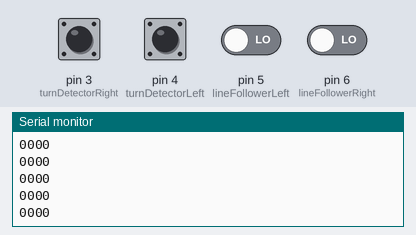
Simulated run of this sketch. Board: Arduino Uno, built with avr-gcc and run on an emulated ATmega328P. Shown: the last lines printed to the serial monitor. Inputs (shaded band) come from the test bench; at power-on: pin 3 (turnDetectorRight), pin 4 (turnDetectorLeft), pin 5 (lineFollowerLeft), pin 6 (lineFollowerRight) LOW.

Above: at 1.7 s.
1.8 s: pin 3 (turnDetectorRight) pulled HIGH for 0.25 s
At 2.11 s:
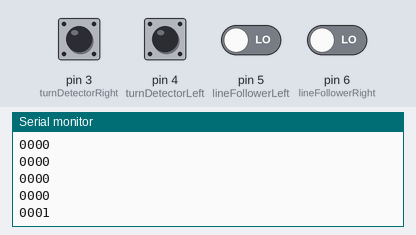
3.5 s: pin 4 (turnDetectorLeft) pulled HIGH for 0.25 s
At 3.71 s:
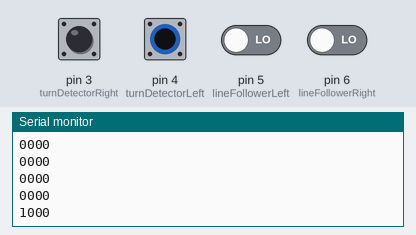
5.2 s: pin 5 (lineFollowerLeft) driven HIGH
At 5.52 s:
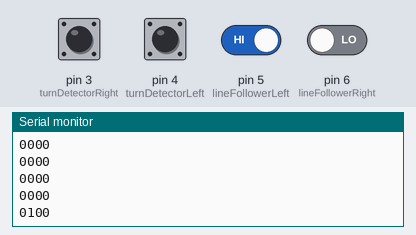
6.7 s: pin 6 (lineFollowerRight) driven HIGH
At 6.92 s:
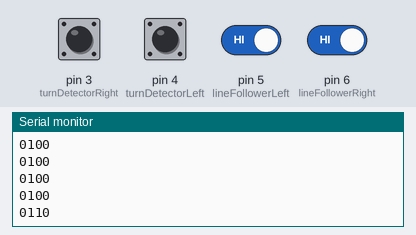
8.2 s: pin 3 (turnDetectorRight) pulled HIGH for 1 s
At 8.52 s:
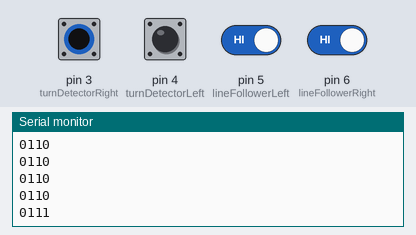
10.7 s: pin 4 (turnDetectorLeft) pulled HIGH for 1 s
At 10.92 s:
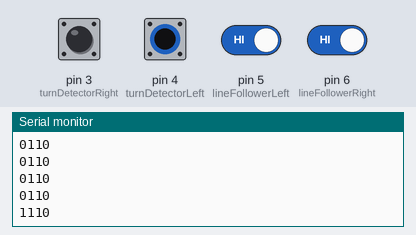
Timing chart, 0 to 13.7 s (numbered marks = the images above; inputs shaded):
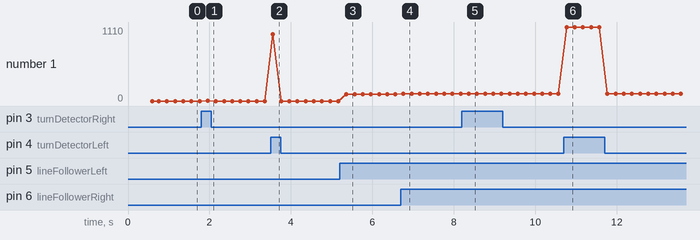

The sketch:

line_following_sensor_test.ino
```cpp
/*
Test for line following sensors
*/

// CHANGE VALUE OF THIS CONSTANT TO CHANGE HOW OFTEN LINE SENSOR VALUES ARE PRINTED
int delayTime = 200;

// initialise IR sensor pin locations for line following
int turnDetectorLeft = 4;
int lineFollowerLeft = 5;
int lineFollowerRight = 6;
int turnDetectorRight = 3;
int lineFollowerValues[4];

void setup() {
  Serial.begin(9600); // set up Serial library

  // set line follower inputs
  pinMode(lineFollowerLeft, INPUT);
  pinMode(lineFollowerRight, INPUT);
  pinMode(turnDetectorLeft, INPUT);
  pinMode(turnDetectorRight, INPUT);

  Serial.println("Values are printed from left to right, in the form:");
  Serial.println("[leftTurnValue  leftLineValue  rightLineValue  rightTurnValue]");
  delay(500);
  Serial.println("Starting test for line following sensors...");
}

void loop() {
  int leftLineValue = digitalRead(lineFollowerLeft);
  int rightLineValue = digitalRead(lineFollowerRight);
  int leftTurnValue = digitalRead(turnDetectorLeft);
  int rightTurnValue = digitalRead(turnDetectorRight);
  lineFollowerValues[0] = leftTurnValue;
  lineFollowerValues[1] = leftLineValue;
  lineFollowerValues[2] = rightLineValue;
  lineFollowerValues[3] = rightTurnValue;
  for (int i = 0; i < 4; i++) {
    Serial.print(lineFollowerValues[i]);
  }
  Serial.println("");

  delay(delayTime);
}
```

Measured:
- after the input at 1.8 s, the serial monitor: prints a new line after 0.16 s (image 1)
- after the input at 3.5 s, the serial monitor: prints a new line after 0.06 s (image 2)
- after the input at 5.2 s, the serial monitor: prints a new line after 0.16 s (image 3)
- after the input at 6.7 s, the serial monitor: prints a new line after 0.06 s (image 4)
- after the input at 8.2 s, the serial monitor: prints a new line after 0.17 s (image 5)
- after the input at 10.7 s, the serial monitor: prints a new line after 0.07 s (image 6)
- plotted number 1: 0 → 100 after the input at 5.2 s, 100 → 110 after the input at 6.7 s
